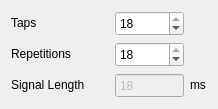
               <widget class="QWidget" name="page_4">
                <layout class="QVBoxLayout" name="verticalLayout_3">
                 <item>
                  <layout class="QHBoxLayout" name="horizontalLayout_11">
                   <item>
                    <widget class="QLabel" name="label_22">
                     <property name="minimumSize">
                      <size>
                       <width>98</width>
                       <height>16</height>
                      </size>
                     </property>
                     <property name="maximumSize">
                      <size>
                       <width>98</width>
                       <height>16</height>
                      </size>
                     </property>
                     <property name="text">
                      <string>Taps</string>
                     </property>
                    </widget>
                   </item>
                   <item>
                    <widget class="QSpinBox" name="spinBox_11">
                     <property name="minimumSize">
                      <size>
                       <width>69</width>
                       <height>25</height>
                      </size>
                     </property>
                     <property name="maximumSize">
                      <size>
                       <width>69</width>
                       <height>25</height>
                      </size>
                     </property>
                     <property name="minimum">
                      <number>3</number>
                     </property>
                     <property name="maximum">
                      <number>18</number>
                     </property>
                     <property name="value">
                      <number>18</number>
                     </property>
                    </widget>
                   </item>
                   <item>
                    <widget class="QLabel" name="label_23">
                     <property name="minimumSize">
                      <size>
                       <width>17</width>
                       <height>16</height>
                      </size>
                     </property>
                     <property name="maximumSize">
                      <size>
                       <width>17</width>
                       <height>16</height>
                      </size>
                     </property>
                     <property name="text">
                      <string/>
                     </property>
                    </widget>
                   </item>
                  </layout>
                 </item>
                 <item>
                  <layout class="QHBoxLayout" name="horizontalLayout_10">
                   <item>
                    <widget class="QLabel" name="label_20">
                     <property name="minimumSize">
                      <size>
                       <width>98</width>
                       <height>16</height>
                      </size>
                     </property>
                     <property name="maximumSize">
                      <size>
                       <width>98</width>
                       <height>16</height>
                      </size>
                     </property>
                     <property name="text">
                      <string>Repetitions</string>
                     </property>
                    </widget>
                   </item>
                   <item>
                    <widget class="QSpinBox" name="spinBox_10">
                     <property name="minimumSize">
                      <size>
                       <width>69</width>
                       <height>25</height>
                      </size>
                     </property>
                     <property name="maximumSize">
                      <size>
                       <width>69</width>
                       <height>25</height>
                      </size>
                     </property>
                     <property name="minimum">
                      <number>3</number>
                     </property>
                     <property name="maximum">
                      <number>18</number>
                     </property>
                     <property name="value">
                      <number>18</number>
                     </property>
                    </widget>
                   </item>
                   <item>
                    <widget class="QLabel" name="label_21">
                     <property name="minimumSize">
                      <size>
                       <width>17</width>
                       <height>16</height>
                      </size>
                     </property>
                     <property name="maximumSize">
                      <size>
                       <width>17</width>
                       <height>16</height>
                      </size>
                     </property>
                     <property name="text">
                      <string/>
                     </property>
                    </widget>
                   </item>
                  </layout>
                 </item>
                 <item>
                  <layout class="QHBoxLayout" name="horizontalLayout_12">
                   <item>
                    <widget class="QLabel" name="label_24">
                     <property name="minimumSize">
                      <size>
                       <width>98</width>
                       <height>16</height>
                      </size>
                     </property>
                     <property name="maximumSize">
                      <size>
                       <width>98</width>
                       <height>16</height>
                      </size>
                     </property>
                     <property name="text">
                      <string>Signal Length</string>
                     </property>
                    </widget>
                   </item>
                   <item>
                    <widget class="QSpinBox" name="spinBox_12">
                     <property name="enabled">
                      <bool>false</bool>
                     </property>
                     <property name="minimumSize">
                      <size>
                       <width>69</width>
                       <height>25</height>
                      </size>
                     </property>
                     <property name="maximumSize">
                      <size>
                       <width>69</width>
                       <height>25</height>
                      </size>
                     </property>
                     <property name="buttonSymbols">
                      <enum>QAbstractSpinBox::NoButtons</enum>
                     </property>
                     <property name="minimum">
                      <number>3</number>
                     </property>
                     <property name="maximum">
                      <number>18</number>
                     </property>
                     <property name="value">
                      <number>18</number>
                     </property>
                    </widget>
                   </item>
                   <item>
                    <widget class="QLabel" name="label_25">
                     <property name="minimumSize">
                      <size>
                       <width>17</width>
                       <height>16</height>
                      </size>
                     </property>
                     <property name="maximumSize">
                      <size>
                       <width>17</width>
                       <height>16</height>
                      </size>
                     </property>
                     <property name="text">
                      <string>ms</string>
                     </property>
                    </widget>
                   </item>
                  </layout>
                 </item>
                </layout>
               </widget>
